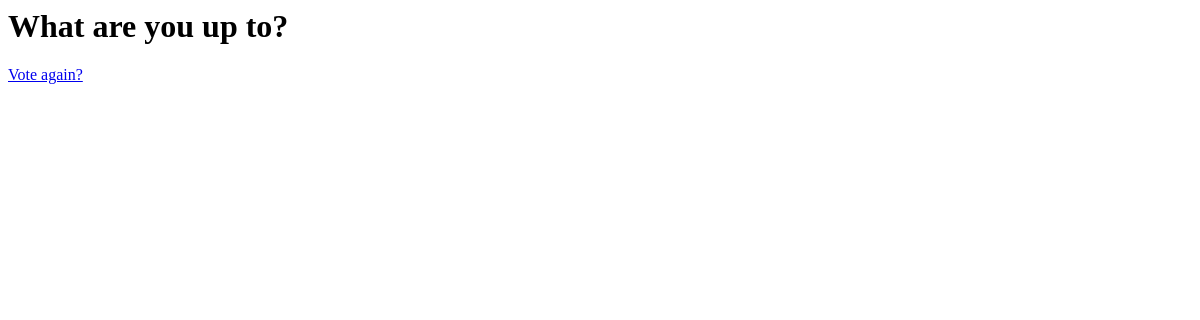
Before: /polls/2/results/ with the older database file.
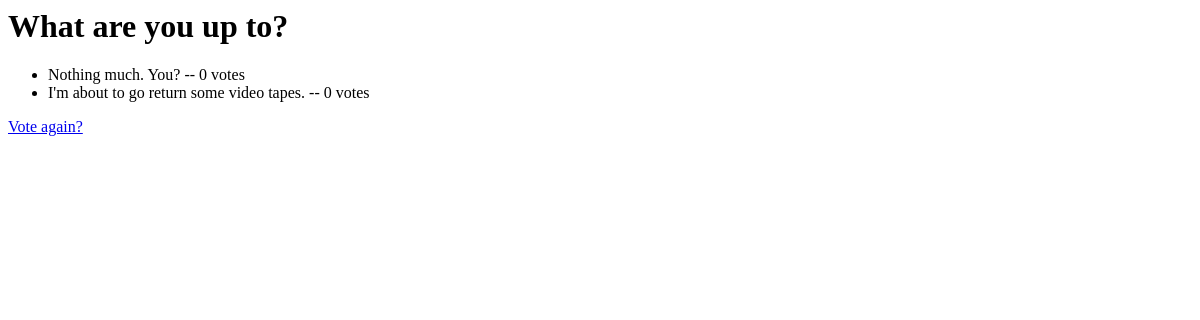
After: the same page with the newer database file.
### polls/models.py (models this page shows, shortened)
class Question(models.Model):
    question_text = models.CharField(max_length=200)
    pub_date = models.DateTimeField('date published')
    def was_published_recently(self):
        now = timezone.now()
        return now - datetime.timedelta(days=1) <= self.pub_date <= now
    was_published_recently.admin_order_field = 'pub_date'
    was_published_recently.boolean = True
    was_published_recently.short_description = 'Published recently?'

class Choice(models.Model):
    question = models.ForeignKey(Question, on_delete=models.CASCADE)
    choice_text = models.CharField(max_length=200)
    votes = models.IntegerField(default=0)

### polls/views.py (the view)
# urls.py: url(r'^(?P<pk>[0-9]+)/results/$', views.ResultsView.as_view(), name='results'),
class ResultsView(generic.DetailView):
    model = Question
    template_name = 'polls/results.html'

### polls/templates/polls/results.html
<h1>{{ question.question_text }}</h1>
<ul>
	{% for choice in question.choice_set.all %}
		<li>{{ choice.choice_text }} -- {{ choice.votes }} vote{{choice.votes|pluralize }}</li>
	{% endfor %}
</ul>
<a href="{% url 'polls:detail' question.id %}">Vote again?</a>

Changed rows visible on the page:
added Choice: choice_text "Nothing much. You?", votes "0"
added Choice: choice_text "I'm about to go return some video tapes.", votes "0"
